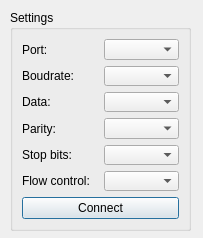
<?xml version="1.0" encoding="UTF-8"?>
<ui version="4.0">
 <class>SettingsDialog</class>
 <widget class="QDialog" name="SettingsDialog">
  <property name="geometry">
   <rect>
    <x>0</x>
    <y>0</y>
    <width>203</width>
    <height>238</height>
   </rect>
  </property>
  <property name="sizePolicy">
   <sizepolicy hsizetype="Preferred" vsizetype="Preferred">
    <horstretch>0</horstretch>
    <verstretch>0</verstretch>
   </sizepolicy>
  </property>
  <property name="windowTitle">
   <string>Dialog</string>
  </property>
  <widget class="QGroupBox" name="SettingsGroup">
   <property name="geometry">
    <rect>
     <x>10</x>
     <y>10</y>
     <width>181</width>
     <height>221</height>
    </rect>
   </property>
   <property name="title">
    <string>Settings</string>
   </property>
   <layout class="QVBoxLayout" name="verticalLayout_2">
    <item>
     <layout class="QVBoxLayout" name="verticalLayout">
      <item>
       <layout class="QHBoxLayout" name="PortName">
        <item>
         <widget class="QLabel" name="COMports_label">
          <property name="text">
           <string>Port:</string>
          </property>
         </widget>
        </item>
        <item>
         <widget class="QComboBox" name="COMports"/>
        </item>
       </layout>
      </item>
      <item>
       <layout class="QHBoxLayout" name="Baudrate">
        <item>
         <widget class="QLabel" name="Baudrate_label">
          <property name="text">
           <string>Boudrate:</string>
          </property>
         </widget>
        </item>
        <item>
         <widget class="QComboBox" name="Baudrate_box">
          <property name="insertPolicy">
           <enum>QComboBox::InsertAtBottom</enum>
          </property>
         </widget>
        </item>
       </layout>
      </item>
      <item>
       <layout class="QHBoxLayout" name="Data">
        <item>
         <widget class="QLabel" name="Data_label">
          <property name="text">
           <string>Data:</string>
          </property>
         </widget>
        </item>
        <item>
         <widget class="QComboBox" name="Data_box"/>
        </item>
       </layout>
      </item>
      <item>
       <layout class="QHBoxLayout" name="Parity">
        <item>
         <widget class="QLabel" name="Parity_label">
          <property name="text">
           <string>Parity:</string>
          </property>
         </widget>
        </item>
        <item>
         <widget class="QComboBox" name="Parity_box"/>
        </item>
       </layout>
      </item>
      <item>
       <layout class="QHBoxLayout" name="StopBits">
        <item>
         <widget class="QLabel" name="StopBits_label">
          <property name="text">
           <string>Stop bits:</string>
          </property>
         </widget>
        </item>
        <item>
         <widget class="QComboBox" name="StopBits_box"/>
        </item>
       </layout>
      </item>
      <item>
       <layout class="QHBoxLayout" name="FlowControl">
        <item>
         <widget class="QLabel" name="FlowControl_label">
          <property name="text">
           <string>Flow control:</string>
          </property>
         </widget>
        </item>
        <item>
         <widget class="QComboBox" name="FlowControl_box"/>
        </item>
       </layout>
      </item>
     </layout>
    </item>
    <item>
     <widget class="QPushButton" name="ConnectDisconnect">
      <property name="text">
       <string>Connect</string>
      </property>
     </widget>
    </item>
   </layout>
  </widget>
 </widget>
 <resources/>
 <connections/>
</ui>
